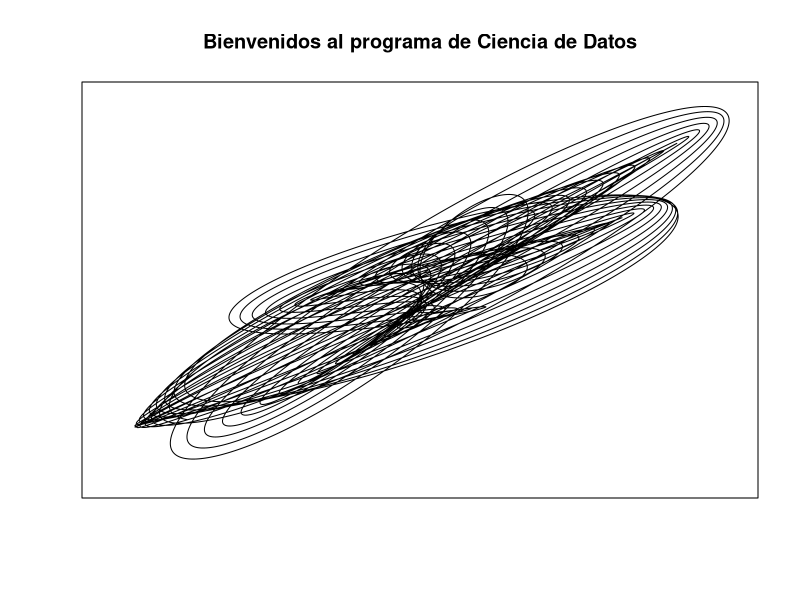

This chart was generated by the following R code:
# Art and code from https://github.com/aschinchon - Beautiful Curves: The Harmonograph
pdf("my2Output.pdf")
out <- "Bienvenidos al programa de Ciencia de Datos"
print(out)
f1=jitter(sample(c(2,3),1));f2=jitter(sample(c(2,3),1));f3=jitter(sample(c(2,3),1));f4=jitter(sample(c(2,3),1))
d1=runif(1,0,1e-02);d2=runif(1,0,1e-02);d3=runif(1,0,1e-02);d4=runif(1,0,1e-02)
p1=runif(1,0,pi);p2=runif(1,0,pi);p3=runif(1,0,pi);p4=runif(1,0,pi)
xt = function(t) exp(-d1*t)*sin(t*f1+p1)+exp(-d2*t)*sin(t*f2+p2)
yt = function(t) exp(-d3*t)*sin(t*f3+p3)+exp(-d4*t)*sin(t*f4+p4)
t=seq(1, 100, by=.001)
dat=data.frame(t=t, x=xt(t), y=yt(t))
with(dat, plot(x,y, type="l", xlim =c(-2,2), ylim =c(-2,2), xlab = "", ylab = "", xaxt='n', yaxt='n', main="Bienvenidos al programa de Ciencia de Datos"))
dev.off()
